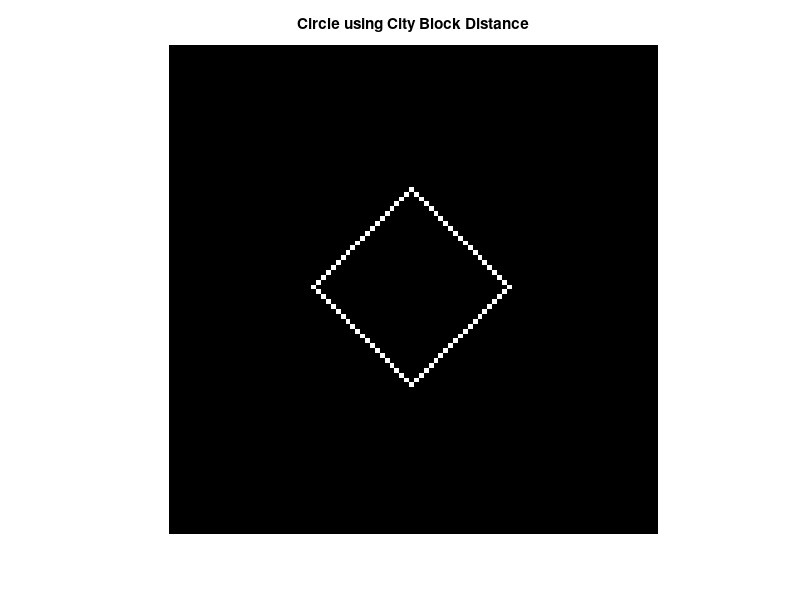

MATLAB code to generate this figure:
% Create a 100x100 binary image
A = zeros(100, 100);

% Define the center of the circle
center_x = 50; % x-coordinate of the center
center_y = 50; % y-coordinate of the center
radius = 20;   % Radius of the circle

% Loop through each pixel in the image
for x = 1:100
    for y = 1:100
        % Calculate the City Block Distance from the center
        D_cityblock = abs(x - center_x) + abs(y - center_y);
        
        % If the distance is equal to the radius, mark it as part of the circle
        if D_cityblock == radius
            A(x, y) = 1; % Set the pixel value to 1 (white)
        end
    end
end

% Display the resulting circle
imshow(A, 'InitialMagnification', 'fit');
title('Circle using City Block Distance');


